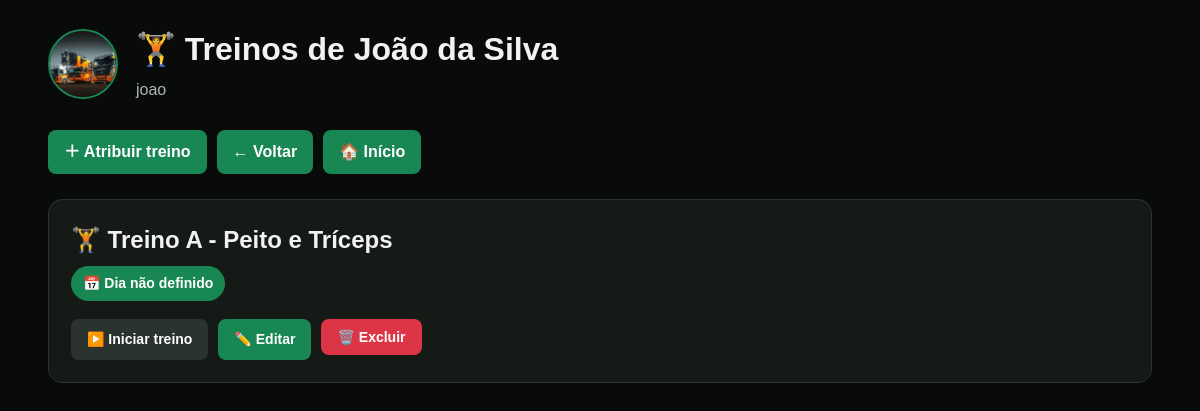
The page /alunos/2/treinos (signed in) on the database its author committed.
### tables this page shows
CREATE TABLE usuarios (
            id INTEGER PRIMARY KEY AUTOINCREMENT,
            nome TEXT NOT NULL,
            usuario TEXT NOT NULL UNIQUE,
            senha TEXT NOT NULL,
            tipo TEXT NOT NULL DEFAULT 'aluno',
            ativo INTEGER NOT NULL DEFAULT 1
        , foto TEXT, responsavel_id INTEGER);

CREATE TABLE treino_alunos (
            id INTEGER PRIMARY KEY AUTOINCREMENT,
            usuario_id INTEGER NOT NULL,
            treino_id INTEGER NOT NULL, dia_semana INTEGER,
            FOREIGN KEY (usuario_id) REFERENCES usuarios(id),
            FOREIGN KEY (treino_id) REFERENCES treinos(id),
            UNIQUE(usuario_id, treino_id)
        );

CREATE TABLE treinos (
            id INTEGER PRIMARY KEY AUTOINCREMENT,
            nome TEXT NOT NULL
        , descricao TEXT, dia_semana INTEGER, responsavel_id INTEGER);

### app.py (the view, shortened to what this page needs)
@app.route("/alunos/<int:aluno_id>/treinos")
@login_obrigatorio
def aluno_treinos(aluno_id):
    usuario_id = session["usuario_id"]
    conn = conectar()
    cursor = conn.cursor()
    if usuario_e_owner():
        cursor.execute("""
            SELECT
                id,
                nome,
                usuario,
                ativo,
                foto,
                responsavel_id
            FROM usuarios
            WHERE id = ?
              AND tipo = 'aluno'
        """, (
            aluno_id,
        ))
    aluno = cursor.fetchone()
    if not aluno:
        conn.close()
        return redirect("/alunos")
    cursor.execute("""
        SELECT
            t.id,
            t.nome,
            t.descricao,
            t.responsavel_id,
            ta.id AS treino_aluno_id,
            ta.dia_semana
        FROM treino_alunos ta

        INNER JOIN treinos t
            ON t.id = ta.treino_id

        WHERE ta.usuario_id = ?

        ORDER BY
            CASE
                WHEN ta.dia_semana IS NULL THEN 99
                ELSE ta.dia_semana
            END,
            t.nome
    """, (
        aluno_id,
    ))
    treinos_db = cursor.fetchall()
    conn.close()
    return render_template(
        "aluno_treinos.html",
        aluno=aluno,
        treinos=treinos_db
    )

### app.py (called while the page is built)
def conectar():
    caminho_banco = os.environ.get("DATABASE_PATH", "meutreino.db")
    conn = sqlite3.connect(caminho_banco)
    conn.row_factory = sqlite3.Row
    return conn

def login_obrigatorio(func):
    @wraps(func)
    def wrapper(*args, **kwargs):
        if "usuario_id" not in session:
            return redirect("/login")
        return func(*args, **kwargs)
    return wrapper

def usuario_e_owner():
    return session.get("tipo") == "master"

### templates/aluno_treinos.html (shortened to what this page needs)
<!DOCTYPE html>
<html lang="pt-BR">
<head>
    <link rel="stylesheet"
          href="{{ url_for('static', filename='movyla.css') }}">
</head>
<body>
<div class="container">
    <div class="topo-aluno">
        {% if aluno['foto'] %}
            <img
                src="{{ url_for('static', filename=aluno['foto']) }}"
                class="avatar-aluno"
                alt="Foto do aluno">
        {% else %}
            <div class="avatar-placeholder">
                {{ aluno['nome'][0]|upper }}
            </div>
        {% endif %}
        <div class="info-aluno">
            <h1>🏋️ Treinos de {{ aluno['nome'] }}</h1>
            <p>{{ aluno['usuario'] }}</p>
        </div>
    </div>
    <div class="acoes-topo">
        <a href="{{ url_for('atribuir_treino', aluno_id=aluno['id']) }}"
           class="btn">
            ＋ Atribuir treino
        </a>
        <a href="{{ url_for('alunos') }}"
           class="btn">
            ← Voltar
        </a>
        <a href="{{ url_for('inicio') }}"
           class="btn">
            🏠 Início
        </a>
    </div>
    {% if treinos %}
        {% for treino in treinos %}
            <div class="treino-card">
                <h2>🏋️ {{ treino['nome'] }}</h2>
                {% if treino['dia_semana'] == 1 %}
                    <div class="dia">📅 Segunda-feira</div>
                {% elif treino['dia_semana'] == 2 %}
                    <div class="dia">📅 Terça-feira</div>
                {% elif treino['dia_semana'] == 3 %}
                    <div class="dia">📅 Quarta-feira</div>
                {% elif treino['dia_semana'] == 4 %}
                    <div class="dia">📅 Quinta-feira</div>
                {% elif treino['dia_semana'] == 5 %}
                    <div class="dia">📅 Sexta-feira</div>
                {% elif treino['dia_semana'] == 6 %}
                    <div class="dia">📅 Sábado</div>
                {% else %}
                    <div class="dia">📅 Dia não definido</div>
                {% endif %}
                <div class="acoes-treino">
                    <a href="{{ url_for(
                        'iniciar_treino',
                        aluno_id=aluno['id'],
                        treino_id=treino['id']
                    ) }}"
                       class="btn-iniciar">
                        ▶️ Iniciar treino
                    </a>
                    <a href="{{ url_for(
                        'editar_atribuicao_treino',
                        aluno_id=aluno['id'],
                        treino_id=treino['id']
                    ) }}"
                       class="btn-editar">
                        ✏️ Editar
                    </a>
                    <form method="POST"
                          action="{{ url_for(
                              'excluir_atribuicao_treino',
                              aluno_id=aluno['id'],
                              treino_id=treino['id']
                          ) }}"
                          style="display:inline;"
                          onsubmit="return confirm('Tem certeza que deseja excluir este treino deste aluno?');">
                        <button type="submit"
                                class="btn-excluir">
                            🗑️ Excluir
                        </button>
                    </form>
                </div>
            </div>
        {% endfor %}
    {% endif %}
</div>
</body>
</html>

### static/movyla.css (style rules this page uses)
:root { --movyla-green: #198754; --movyla-green-dark: #157347; --movyla-black: #080b0a; --movyla-dark: #101412; --movyla-card: #151a17; --movyla-card-2: #1b211e; --movyla-border: #2a332e; --movyla-text: #f2f2f2; --movyla-muted: #aeb7b1; --movyla-danger: #dc3545; --movyla-warning: #ffc107; }
* { box-sizing: border-box; }
html { background: var(--movyla-black); }
body { margin: 0; padding: 0; background: var(--movyla-black); color: var(--movyla-text); font-family: Arial, Helvetica, sans-serif; line-height: 1.5; }
.container { width: 92%; max-width: 1200px; margin: 0 auto; padding: 25px 0 40px; }
h1, h2, h3, h4 { color: var(--movyla-text); }
h1 { margin-top: 0; }
h2 { margin-top: 25px; }
a { color: #6fd89d; text-decoration: none; }
button, .btn, input[type="submit"], input[type="button"] { display: inline-block; border: none; border-radius: 8px; padding: 10px 16px; background: var(--movyla-green); color: #ffffff; font-weight: bold; cursor: pointer; text-decoration: none; transition: 0.2s ease; }

### templates/aluno_treinos.html (style rules this page uses)
.topo-aluno { display: flex; align-items: center; gap: 18px; margin-bottom: 28px; }
.avatar-aluno { width: 70px; height: 70px; border-radius: 50%; object-fit: cover; border: 2px solid #198754; background: #151a17; }
.info-aluno h1 { margin: 0 0 5px 0; }
.info-aluno p { margin: 0; color: #aeb7b1; }
.acoes-topo { display: flex; gap: 10px; flex-wrap: wrap; margin-bottom: 25px; }
.treino-card { background: #151a17; border: 1px solid #2a332e; border-radius: 14px; padding: 22px; margin-bottom: 18px; }
.treino-card h2 { margin-top: 0; margin-bottom: 8px; }
.dia { display: inline-block; background: #198754; color: white; padding: 7px 12px; border-radius: 20px; font-size: 14px; font-weight: bold; margin-bottom: 18px; }
.acoes-treino { display: flex; gap: 10px; flex-wrap: wrap; }
.btn-editar, .btn-excluir, .btn-iniciar { display: inline-block; padding: 10px 16px; border-radius: 8px; text-decoration: none; font-weight: bold; border: none; cursor: pointer; font-size: 14px; }
.btn-editar { background: #198754; color: white; }
.btn-excluir { background: #dc3545; color: white; }
.btn-iniciar { background: #2a332e; color: white; }

### rows shown on the page
usuarios: foto (picture), nome "João da Silva", usuario "joao"
treino_alunos: nome "Treino A - Peito e Tríceps"
